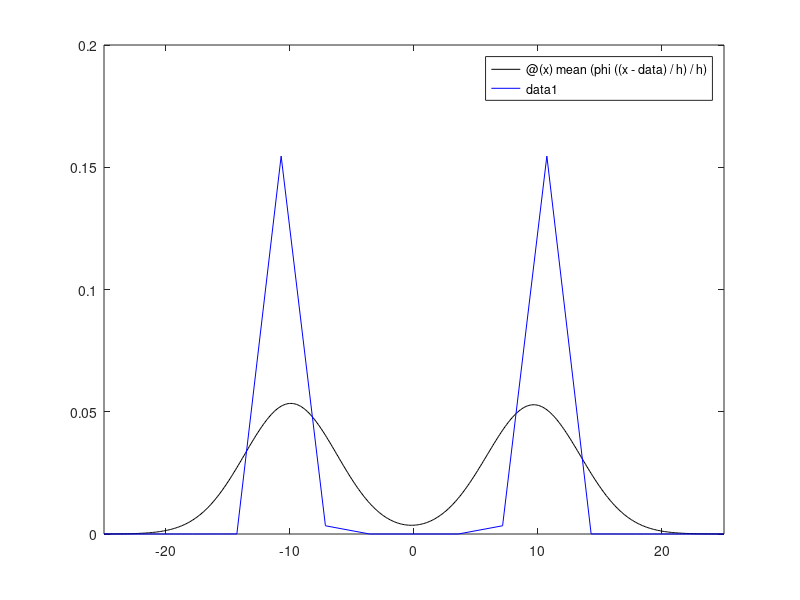

The MATLAB script that drew this image: (Note: this script raises an error after producing the figure.)
randn('seed',1) % use for reproducibility
data=[randn(100,1)-10;randn(100,1)+10]; % normal mixture with two humps
n=length(data); % number of samples
h=std(data)*(4/3/n)^(1/5); % Silverman's rule of thumb
phi=@(x)(exp(-.5*x.^2)/sqrt(2*pi)); % normal pdf
ksden=@(x)mean(phi((x-data)/h)/h); % kernel density 
fplot(ksden,[-25,25],'k') % plot kernel density with rule of thumb 
hold on 
fplot(@(x)(phi(x-10)/2+phi(x+10)/2),[-25,25],'b') % plot the true density
[bandwidth, density, xmesh, cdf] = kde(data); % plot kde with solve-the-equation bandwidth
hist(data);